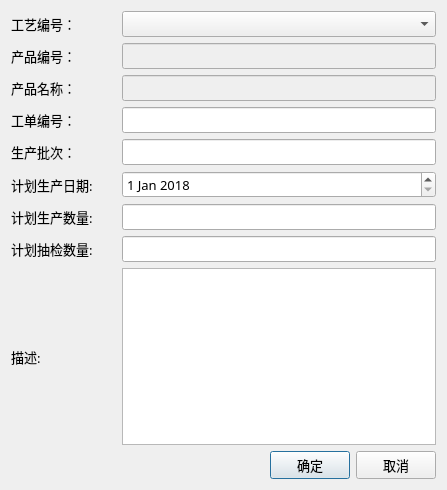
<?xml version="1.0" encoding="UTF-8"?>
<ui version="4.0">
 <class>DialogCreateWorkOrder</class>
 <widget class="QDialog" name="DialogCreateWorkOrder">
  <property name="geometry">
   <rect>
    <x>0</x>
    <y>0</y>
    <width>447</width>
    <height>490</height>
   </rect>
  </property>
  <property name="font">
   <font>
    <family>微软雅黑</family>
    <pointsize>10</pointsize>
   </font>
  </property>
  <property name="windowTitle">
   <string>新建工单</string>
  </property>
  <layout class="QVBoxLayout" name="verticalLayout" stretch="6,1">
   <item>
    <layout class="QGridLayout" name="gridLayout" rowstretch="1,1,1,1,1,1,1,1,1,0" columnstretch="1,3">
     <item row="6" column="0">
      <widget class="QLabel" name="labelPlanProductionQuantity">
       <property name="text">
        <string>计划生产数量:</string>
       </property>
      </widget>
     </item>
     <item row="0" column="1">
      <widget class="QComboBox" name="comboBoxCraftID"/>
     </item>
     <item row="0" column="0">
      <widget class="QLabel" name="labelCraftID">
       <property name="text">
        <string>工艺编号：</string>
       </property>
      </widget>
     </item>
     <item row="3" column="0">
      <widget class="QLabel" name="labelOrderID">
       <property name="text">
        <string>工单编号：</string>
       </property>
      </widget>
     </item>
     <item row="5" column="1">
      <widget class="QDateEdit" name="dateEditPlanDate">
       <property name="date">
        <date>
         <year>2018</year>
         <month>1</month>
         <day>1</day>
        </date>
       </property>
      </widget>
     </item>
     <item row="1" column="1">
      <widget class="QLineEdit" name="editProductID">
       <property name="enabled">
        <bool>false</bool>
       </property>
      </widget>
     </item>
     <item row="1" column="0">
      <widget class="QLabel" name="labelProductID">
       <property name="text">
        <string>产品编号：</string>
       </property>
      </widget>
     </item>
     <item row="5" column="0">
      <widget class="QLabel" name="labelPlanDate">
       <property name="text">
        <string>计划生产日期:</string>
       </property>
      </widget>
     </item>
     <item row="2" column="0">
      <widget class="QLabel" name="labelProductName">
       <property name="text">
        <string>产品名称：</string>
       </property>
      </widget>
     </item>
     <item row="2" column="1">
      <widget class="QLineEdit" name="editProductName">
       <property name="enabled">
        <bool>false</bool>
       </property>
      </widget>
     </item>
     <item row="3" column="1">
      <widget class="QLineEdit" name="editOrderID"/>
     </item>
     <item row="4" column="1">
      <widget class="QLineEdit" name="editProductionBatch"/>
     </item>
     <item row="4" column="0">
      <widget class="QLabel" name="labelProductionBatch">
       <property name="text">
        <string>生产批次：</string>
       </property>
      </widget>
     </item>
     <item row="6" column="1">
      <widget class="QLineEdit" name="editPlanProductionQuantity"/>
     </item>
     <item row="7" column="1">
      <widget class="QLineEdit" name="editPlanInspectionQuantity"/>
     </item>
     <item row="7" column="0">
      <widget class="QLabel" name="labelPlanInspectionQuantity">
       <property name="text">
        <string>计划抽检数量:</string>
       </property>
      </widget>
     </item>
     <item row="8" column="1">
      <widget class="QTextEdit" name="editDescription"/>
     </item>
     <item row="8" column="0">
      <widget class="QLabel" name="labelDescription">
       <property name="text">
        <string>描述:</string>
       </property>
      </widget>
     </item>
    </layout>
   </item>
   <item>
    <layout class="QHBoxLayout" name="horizontalLayout">
     <item>
      <spacer name="horizontalSpacer">
       <property name="orientation">
        <enum>Qt::Horizontal</enum>
       </property>
       <property name="sizeHint" stdset="0">
        <size>
         <width>40</width>
         <height>20</height>
        </size>
       </property>
      </spacer>
     </item>
     <item>
      <widget class="QPushButton" name="buttonAccept">
       <property name="text">
        <string>确定</string>
       </property>
      </widget>
     </item>
     <item>
      <widget class="QPushButton" name="buttonReject">
       <property name="text">
        <string>取消</string>
       </property>
      </widget>
     </item>
    </layout>
   </item>
  </layout>
 </widget>
 <resources/>
 <connections/>
</ui>
